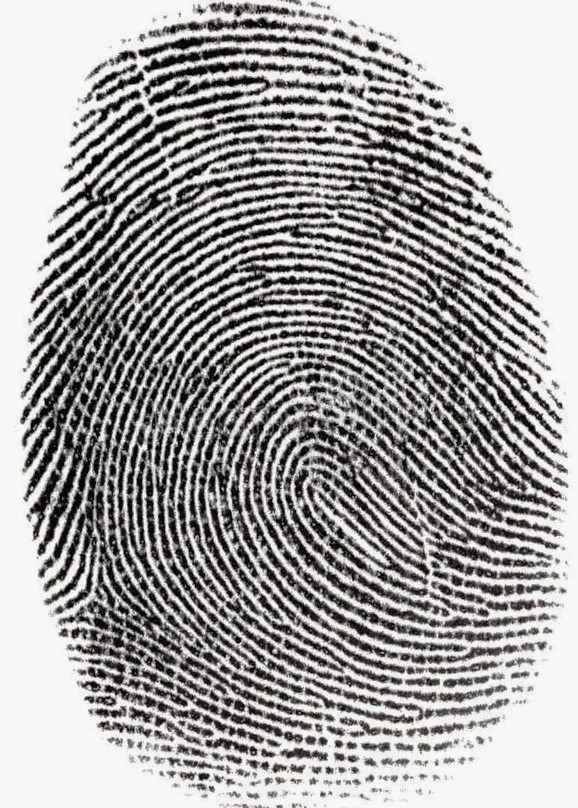
#> input picture data/sample-new-fingerprint.jpg, 578 x 808 px, found by its file name
$ python trial_05_test.py
#> lines starting #> are read from the running program, lines starting #| are printed output that depends on the picture; after the words box and inside, x2 and y2 are one past the last pixel; in counts of white or black regions, pixels touching at a corner belong together
### trials/trial_01_preprocessing.py
# Importing necessary libraries

import cv2
import numpy as np
from skimage.morphology import skeletonize

def preprocess_fingerprint(image_path):
    """
    Preprocesses the fingerprint image by converting it to grayscale,
    applying Gaussian blur, thresholding, and skeletonization.
    """
    # Load the fingerprint image
    img = cv2.imread(image_path, cv2.IMREAD_GRAYSCALE)
#> img: shape (808, 578); min 0, max 255, mean 162

    # Apply Gaussian blur
    blurred = cv2.GaussianBlur(img, (5, 5), 0)
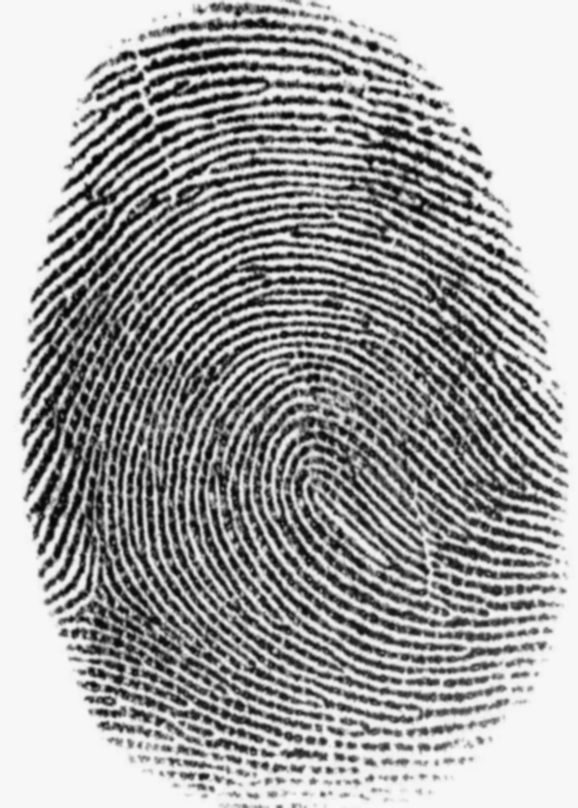
#> blurred: shape (808, 578); min 3, max 248, mean 162

    # Apply thresholding to get a binary image
    _, binary_img = cv2.threshold(blurred, 127, 255, cv2.THRESH_BINARY_INV)
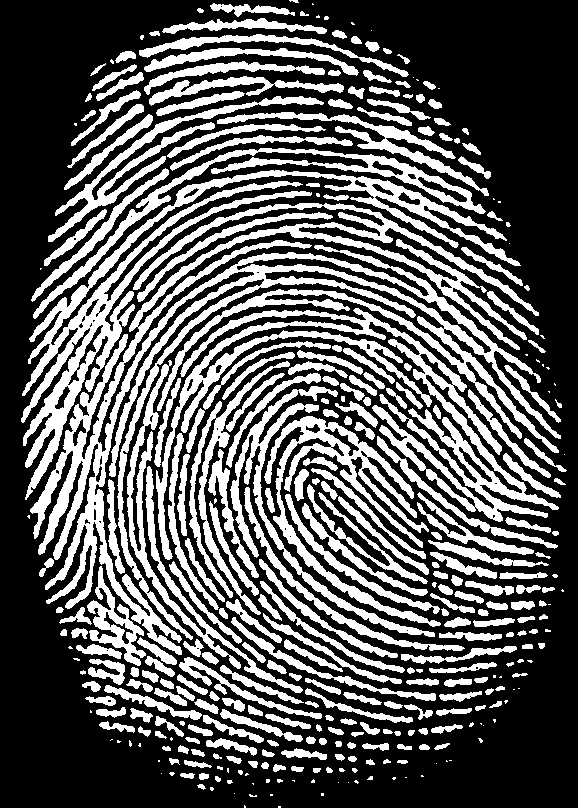
#> binary_img: shape (808, 578); 35.1% white; 350 white regions (81 under 20 px), largest, box (x1, y1, x2, y2) and area: (30, 203, 561, 655) 33928, (21, 170, 521, 500) 15142, (156, 308, 559, 560) 14068

    # Perform skeletonization using skimage's skeletonize
    skeleton = skeletonize(binary_img // 255).astype(np.uint8) * 255
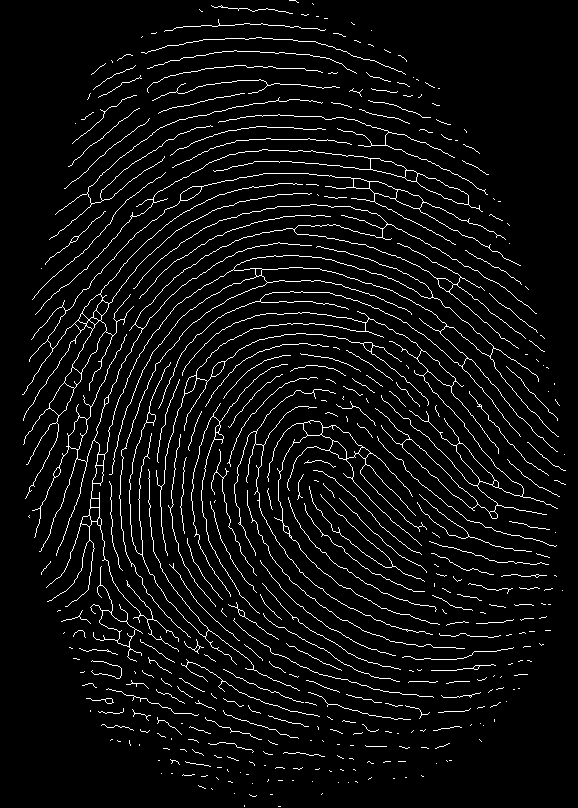
#> skeleton: shape (808, 578); 5.4% white in thin lines or dots
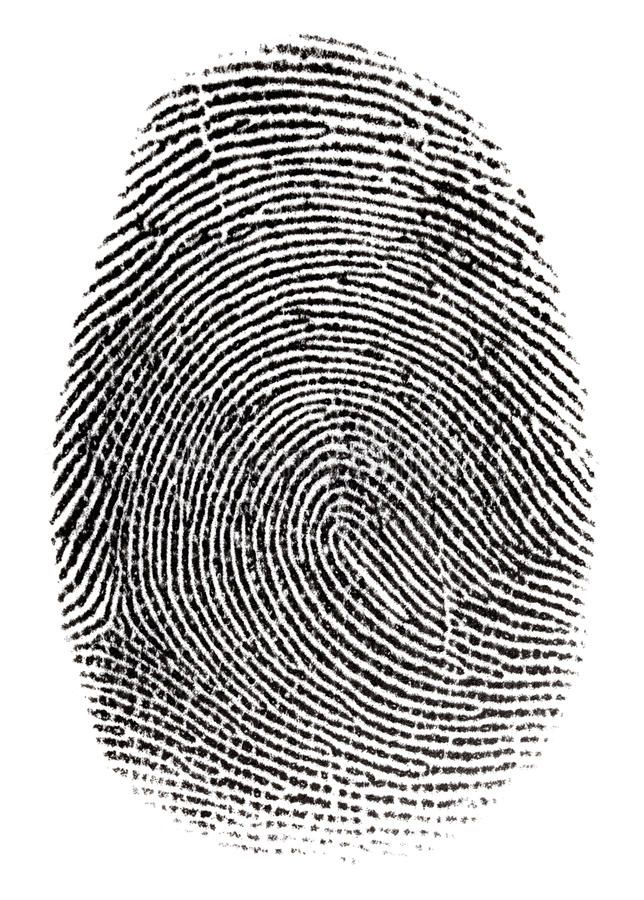
#> input picture data/sample-stored-fingerprint.jpg, 644 x 900 px, found by its file name
#> in preprocess_fingerprint (call 2), `blurred = cv2.GaussianBlur(img, (5, 5), 0)`:
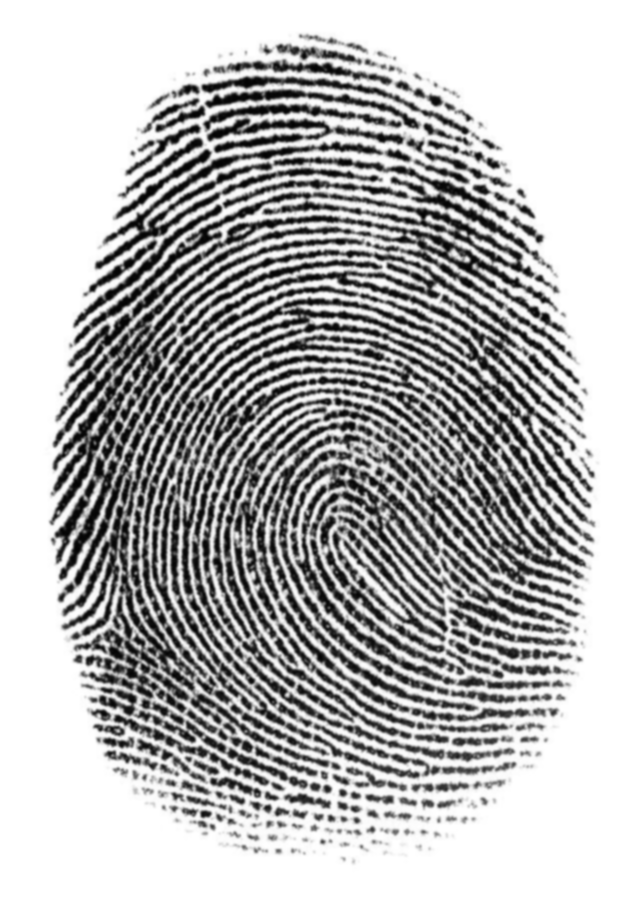
#> blurred: shape (900, 644); min 2, max 255, mean 183.5
#> in preprocess_fingerprint (call 2), `_, binary_img = cv2.threshold(blurred, 127, 255, cv2.THRESH_BINARY_INV)`:
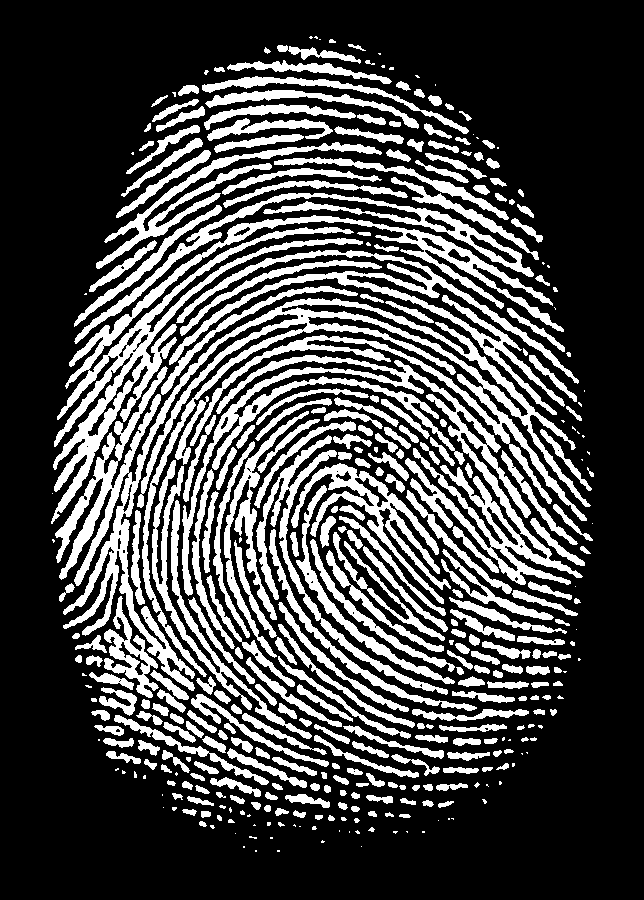
#> binary_img: shape (900, 644); 28% white; 379 white regions (88 under 20 px), largest, box (x1, y1, x2, y2) and area: (55, 298, 591, 691) 24334, (51, 215, 564, 524) 14879, (182, 355, 583, 596) 13488
#> in preprocess_fingerprint (call 2), `skeleton = skeletonize(binary_img // 255).astype(np.uint8) * 255`:
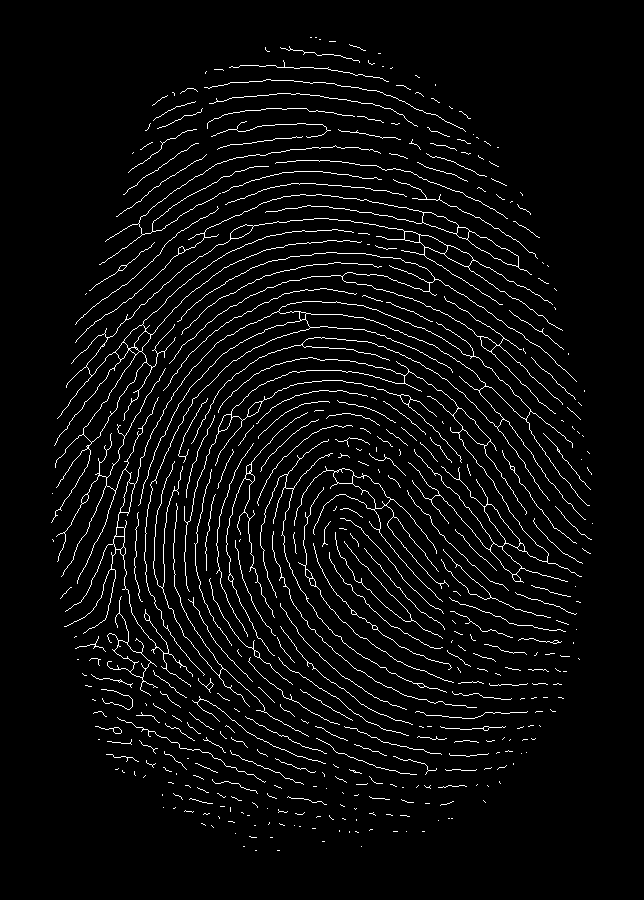
#> skeleton: shape (900, 644); 4.3% white in thin lines or dots, all inside (x1, y1, x2, y2) = (51, 37, 593, 851)

    return skeleton

### trials/trial_02_feature_extraction.py
import numpy as np
def extract_minutiae(skeleton_img):
    """
    Extracts minutiae(features) points (ridge endings and bifurcations) from a skeletonized fingerprint image.
    Skeletonized fingerprint image (skeleton_img).
    """

    minutiae = []
    rows, cols = skeleton_img.shape
#> rows = 808; cols = 578

    for y in range(1, rows - 1):
        for x in range(1, cols - 1):
            if skeleton_img[y, x] == 255:
                # Count the number of 1's in the 3x3 neighborhood
                neighborhood = skeleton_img[y-1:y+2, x-1:x+2] // 255
                num_ones = np.sum(neighborhood)

                # Ridge ending (exactly 2 neighbors, including itself)
                if num_ones == 2:
                    minutiae.append((x, y, 'ending'))

                # Bifurcation (exactly 4 neighbors)
                elif num_ones == 4:
                    minutiae.append((x, y, 'bifurcation'))
#> after the loop, minutiae = 1694 items, first 6: (298, 2, 'ending'), (312, 3, 'ending'), (313, 4, 'ending'), (211, 5, 'ending'), (220, 6, 'bifurcation'), (221, 7, 'bifurcation')

    return minutiae

### trials/trial_04_fingerprint_verification.py
from trials.trial_01_preprocessing import preprocess_fingerprint
from trials.trial_02_feature_extraction import extract_minutiae
from trials.trial_03_fingerprint_matching import match_fingerprints

def verify_fingerprint(new_fingerprint_path, stored_fingerprint_path, match_threshold=0.5):
    """
    Verifies a new fingerprint by comparing it to a stored fingerprint.
    """
    # Preprocess both fingerprints
    new_skeleton = preprocess_fingerprint(new_fingerprint_path)
    stored_skeleton = preprocess_fingerprint(stored_fingerprint_path)

    # Extract minutiae from both fingerprints
    new_minutiae = extract_minutiae(new_skeleton)
#> new_minutiae has the same summary as minutiae in extract_minutiae
    stored_minutiae = extract_minutiae(stored_skeleton)
#> stored_minutiae = 1750 items, first 6: (310, 37, 'ending'), (311, 37, 'ending'), (315, 37, 'ending'), (316, 37, 'ending'), (319, 39, 'ending'), (320, 39, 'ending')

    # Match the fingerprints
    match_score = match_fingerprints(new_minutiae, stored_minutiae)

    # Return True if the match score is above the threshold
    return match_score >= match_threshold

### trials/trial_03_fingerprint_matching.py
import numpy as np

def match_fingerprints(minutiae1, minutiae2, threshold=15):
    """
    Matches two sets of minutiae points by comparing their Euclidean distances.
    minutiae1 (list): List of minutiae points for the first fingerprint.
    minutiae2 (list): List of minutiae points for the second fingerprint.
    threshold (float): Maximum allowable distance between two minutiae to be considered a match.
    """
#> called with threshold = 15
    matches = 0
    for m1 in minutiae1:
        for m2 in minutiae2:
            dist = np.linalg.norm(np.array(m1[:2]) - np.array(m2[:2]))
            if dist < threshold and m1[2] == m2[2]:
                matches += 1
                break
#> this loop made 1694 passes
#> after the loop, matches = 901

    return matches / max(len(minutiae1), len(minutiae2))

### trials/trial_05_test.py
from trials.trial_04_fingerprint_verification import verify_fingerprint

if __name__ == "__main__":
    # Paths to the new and stored fingerprint images
    new_fingerprint = "D:\Secure-Online-Shopping-Using-Fingerprint-Verification\data\sample-new-fingerprint.jpg"
    stored_fingerprint = "D:\Secure-Online-Shopping-Using-Fingerprint-Verification\data\sample-stored-fingerprint.jpg"

    # Verify fingerprint
    is_match = verify_fingerprint(new_fingerprint, stored_fingerprint)
#> in verify_fingerprint, `match_score = match_fingerprints(new_minutiae, stored_minutiae)`: match_score = 0.515
#> is_match = True

    if is_match:
        print("[Successful]: Fingerprint verified successfully.")
    else:
        print("[Failed]: Fingerprint verification failed.")
